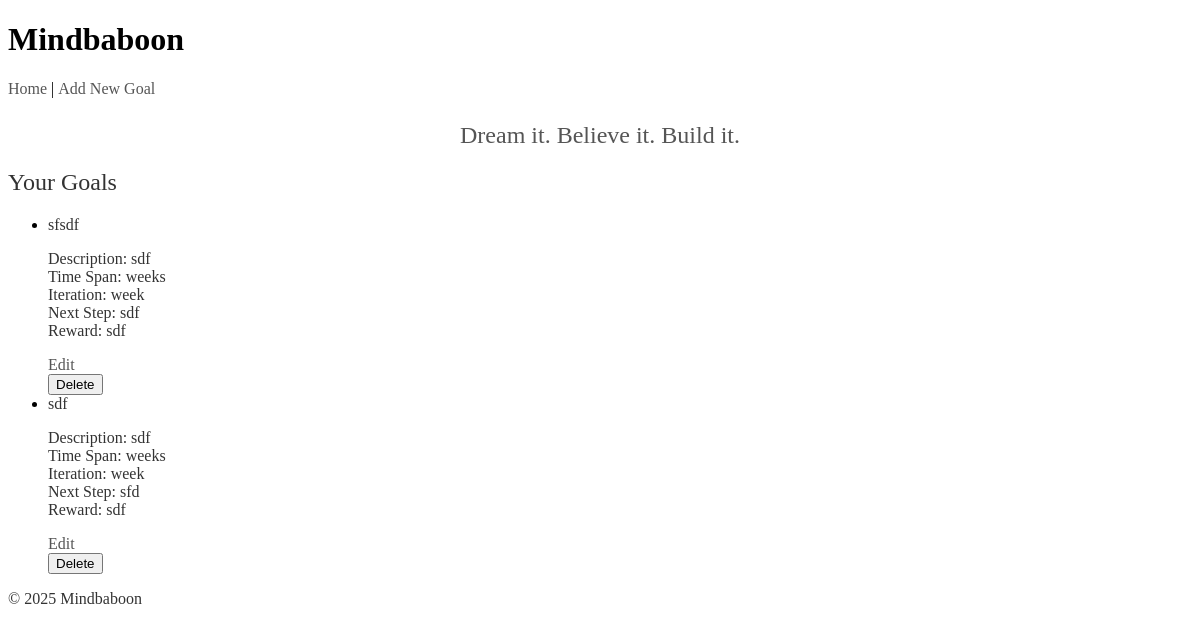
Before: / with the older database file.
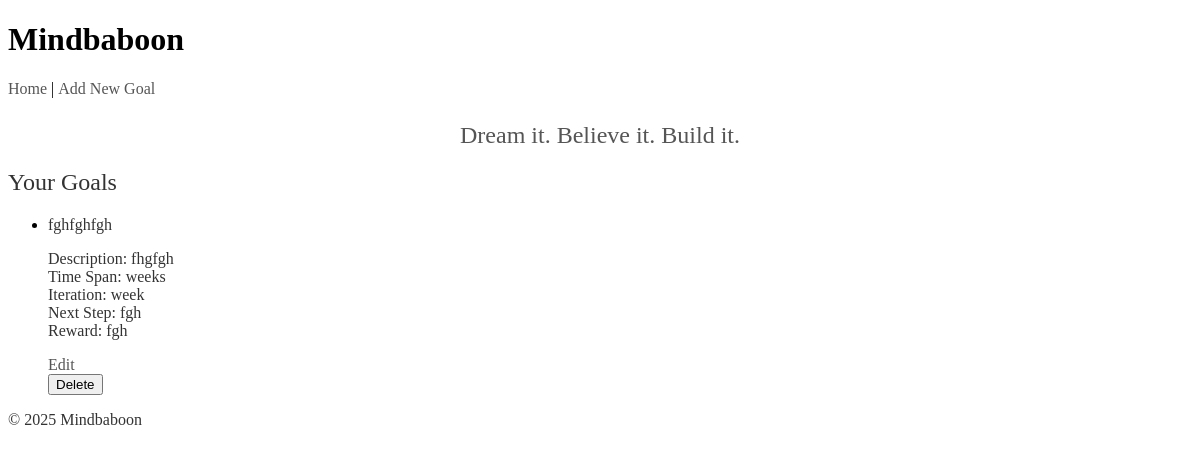
After: the same page with the newer database file.
### tables this page shows
CREATE TABLE goals (
            id INTEGER PRIMARY KEY AUTOINCREMENT,
            goal_name TEXT NOT NULL,
            goal_description TEXT,
            time_span TEXT,
            end_date TEXT,
            iteration TEXT,
            next_steps TEXT,
            reward TEXT,
            completed INTEGER NOT NULL DEFAULT 0,
            is_paused INTEGER NOT NULL DEFAULT 0,
            last_email_sent TIMESTAMP,
            created_at TIMESTAMP NOT NULL,
            last_reminder_at TIMESTAMP
        );

### mindbaboon.py (the view)
@app.route("/")
def index():
    conn = get_db_connection()
    goals = conn.execute("SELECT * FROM goals").fetchall()
    conn.close()
    random_goal = random.choice(MOTIVATIONAL_GOALS)
    return render_template("index.html", goals=goals, motivational_goal=random_goal)

### database.py (called while the page is built)
def get_db_connection():
    try:
        data_dir = '/app/data'
        if not os.path.exists(data_dir):
            data_dir = os.path.join(os.path.dirname(os.path.abspath(__file__)), 'data')
            os.makedirs(data_dir, exist_ok=True)
        db_path = os.path.join(data_dir, 'mindbaboon.db')
        conn = sqlite3.connect(db_path)
        conn.row_factory = sqlite3.Row
        return conn
    except Exception as e:
        print(f"Database connection error: {e}")
        raise

### templates/index.html (shortened to what this page needs)
{% extends "base.html" %}
{% block content %}
<p class="motivational-goal">{{ motivational_goal }}</p>
<h2>Your Goals</h2>
{% if goals %}
  <ul>
    {% for goal in goals %}
      <li>
        <strong>{{ goal.goal_name }}</strong>
        <p>
          <strong>Description:</strong> {{ goal.goal_description }}<br>
          <strong>Time Span:</strong> {{ goal.time_span }}
          <br>
          <strong>Iteration:</strong> {{ goal.iteration }}<br>
          <strong>Next Step:</strong> {{ goal.next_steps }}<br>
          <strong>Reward:</strong> {{ goal.reward }}
        </p>
        <a href="{{ url_for('edit_goal', goal_id=goal['id']) }}">Edit</a>
        <form method="POST" action="/delete_goal">
          <button type="submit">Delete</button>
        </form>
      </li>
    {% endfor %}
  </ul>
{% else %}
  <p>No goals yet. <a href="{{ url_for('add_goal') }}">Add one</a>.</p>
{% endif %}
{% endblock %}

### templates/base.html (shortened to what this page needs)
<!DOCTYPE html>
<html lang="en">
<head>
  <link rel="stylesheet" href="https://use.typekit.net/enw8aoe.css">
  <link rel="stylesheet" href="{{ url_for('static', filename='style.css') }}">
</head>
<body>
  <header>
    <h1>Mindbaboon</h1>
    <nav>
      <a href="{{ url_for('index') }}">Home</a> |
      <a href="{{ url_for('add_goal') }}">Add New Goal</a>
    </nav>
  </header>
  <main>
    {% block content %}{% endblock %}
  </main>
  <footer>
    <p>© 2025 Mindbaboon</p>
  </footer>
</body>
</html>

### static/style.css (style rules this page uses)
h2, p, strong, em, a { font-family: "crete", serif; font-weight: 400; color: #333; }
a { text-decoration: none; color: #555; }
.motivational-goal { font-family: "crete", serif; font-size: 1.5rem; font-weight: 400; color: #555; margin-bottom: 20px; text-align: center; }
::placeholder { color: #ccc; }

Changed rows visible on the page:
removed goals: goal_name "sfsdf", goal_description "sdf", time_span "weeks", iteration "week", next_steps "sdf", reward "sdf"
removed goals: goal_name "sdf", goal_description "sdf", time_span "weeks", iteration "week", next_steps "sfd", reward "sdf"
added goals: goal_name "fghfghfgh", goal_description "fhgfgh", time_span "weeks", iteration "week", next_steps "fgh", reward "fgh"
